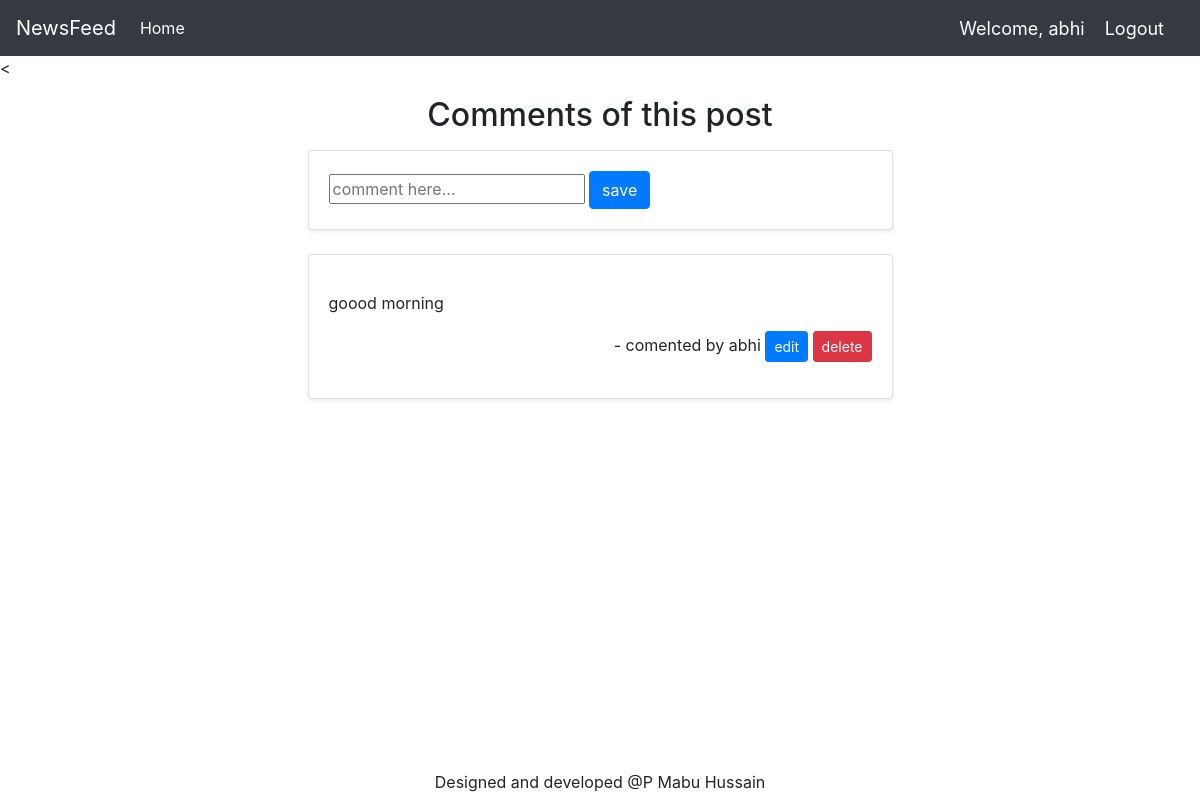
Screenshot of /commentpost/41 (signed in) with the database file from the repository.
### msgfeedApp/models.py (models this page shows)
class Comment(models.Model):
    comment_id=models.CharField(max_length=500, null=True)
    username = models.CharField(max_length=500, null=True)
    comment = models.CharField(max_length=500, null=True)

### msgfeedApp/views.py (the view, shortened to what this page needs)
# urls.py: path('commentpost/<str:message_id>', views.commentpost, name="commentpost"),
@login_required(login_url='login')
def commentpost(request,message_id):
    form = MessageForm()
    user = request.user.username
    message_obj = Message.objects.get(id=message_id)
    comments = Comment.objects.all()
    print('message_obj$$$',message_obj.person, message_obj.id,message_id)
    context = {
    'comments':comments,
    'form':form,
    'message_id':message_id,
    'user': user
    }
    return render(request, 'msgfeedApp/comments.html', context)

### msgfeedApp/forms.py
class MessageForm(ModelForm):
    class Meta:
        model = Message
        fields = ['message', 'image']

### msgfeedApp/templates/msgfeedApp/comments.html (shortened to what this page needs)
{% extends 'msgfeedApp/home.html' %}
{% block content %}
<p style="text-align:center"> <h2 style="text-align:center">Comments of this post</h2></p> </p>
<form class="" action="" method="post" enctype="multipart/form-data"  autocomplete="off">
<div class="row" >
      <div class="col-md-3">
      </div>
      <div class="col-md-6">
        <div class="card mb-6 shadow-sm">
          <div class="card-body">
            <p class="card-text" > {{form.message}}   <input type="submit" name="" value="save" class = 'btn btn-primary '></p>
          </div>
        </div>
      </div>
      <div class="col-md-3">
      </div>
</div>
<br>
</form>
{% for item in comments reversed%}
{%if item.comment_id == message_id %}
  <div class="row" >
        <div class="col-md-3"> </div>
          <div class="col-md-6">
            <div class="card mb-6 shadow-sm">
              <div class="card-body">
                <p class="card-text" >
                <p>{{item.comment}} </p>
                <p style="text-align:right">- comented by {{item.username}}
                  {%if item.username == user %}
                  <a href="{% url 'editcomment' item.id%}"><button class="btn btn-primary btn-sm" type="button" name="button">edit</button></a>
                  <a href="{% url 'deletecomment' item.id%}"><button class="btn btn-danger btn-sm" type="button" name="button">delete</button></a>
                  {%endif%}
                  </p>
                </p>
              </div>
            </div>
          </div>
        <div class="col-md-3"></div>
  </div>
  <br>
  {%endif%}
  {%endfor%}
{% endblock %}

### msgfeedApp/templates/msgfeedApp/navbar.html (shortened to what this page needs)
<nav class="navbar navbar-expand-lg navbar-dark bg-dark">
  <a class="navbar-brand" href="#">NewsFeed</a>
  <div class="collapse navbar-collapse" id="navbarNav">
    <ul class="navbar-nav">
      <li class="nav-item active">
        <a class="nav-link" href="/feed">Home <span class="sr-only">(current)</span></a>
      </li>
  </div>
  <span class="hello-msg">Welcome, {{request.user}}  </span>
  <span><a class="hello-msg" href="{%url 'logout'%}">Logout</a></span>
</nav>
<<p></p>

### msgfeedApp/templates/msgfeedApp/navbar.html (style rules this page uses)
.hello-msg { font-size: 18px; color:#fff; margin-right:20px; }

### rows the page displays
Comment: comment "goood morning", username "abhi", shows "edit"

### other values shown
{{ request.user }} "abhi"
